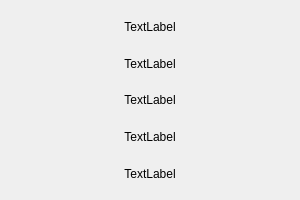
<?xml version="1.0" encoding="UTF-8"?>
<ui version="4.0">
 <class>Dialog</class>
 <widget class="QDialog" name="Dialog">
  <property name="geometry">
   <rect>
    <x>0</x>
    <y>0</y>
    <width>300</width>
    <height>200</height>
   </rect>
  </property>
  <property name="maximumSize">
   <size>
    <width>300</width>
    <height>200</height>
   </size>
  </property>
  <property name="windowTitle">
   <string>Dialog</string>
  </property>
  <layout class="QVBoxLayout" name="verticalLayout">
   <item>
    <widget class="QLabel" name="label_appname">
     <property name="font">
      <font>
       <weight>50</weight>
       <bold>false</bold>
      </font>
     </property>
     <property name="text">
      <string>TextLabel</string>
     </property>
     <property name="alignment">
      <set>Qt::AlignCenter</set>
     </property>
    </widget>
   </item>
   <item>
    <widget class="QLabel" name="label_version">
     <property name="font">
      <font>
       <weight>50</weight>
       <bold>false</bold>
      </font>
     </property>
     <property name="text">
      <string>TextLabel</string>
     </property>
     <property name="alignment">
      <set>Qt::AlignCenter</set>
     </property>
    </widget>
   </item>
   <item>
    <widget class="QLabel" name="label_expl">
     <property name="font">
      <font>
       <weight>50</weight>
       <bold>false</bold>
      </font>
     </property>
     <property name="text">
      <string>TextLabel</string>
     </property>
     <property name="alignment">
      <set>Qt::AlignCenter</set>
     </property>
    </widget>
   </item>
   <item>
    <widget class="QLabel" name="label_copy">
     <property name="font">
      <font>
       <weight>50</weight>
       <bold>false</bold>
      </font>
     </property>
     <property name="text">
      <string>TextLabel</string>
     </property>
     <property name="alignment">
      <set>Qt::AlignCenter</set>
     </property>
    </widget>
   </item>
   <item>
    <widget class="QLabel" name="label_cs">
     <property name="font">
      <font>
       <weight>50</weight>
       <bold>false</bold>
      </font>
     </property>
     <property name="text">
      <string>TextLabel</string>
     </property>
     <property name="alignment">
      <set>Qt::AlignCenter</set>
     </property>
    </widget>
   </item>
  </layout>
 </widget>
 <resources/>
 <connections/>
</ui>
